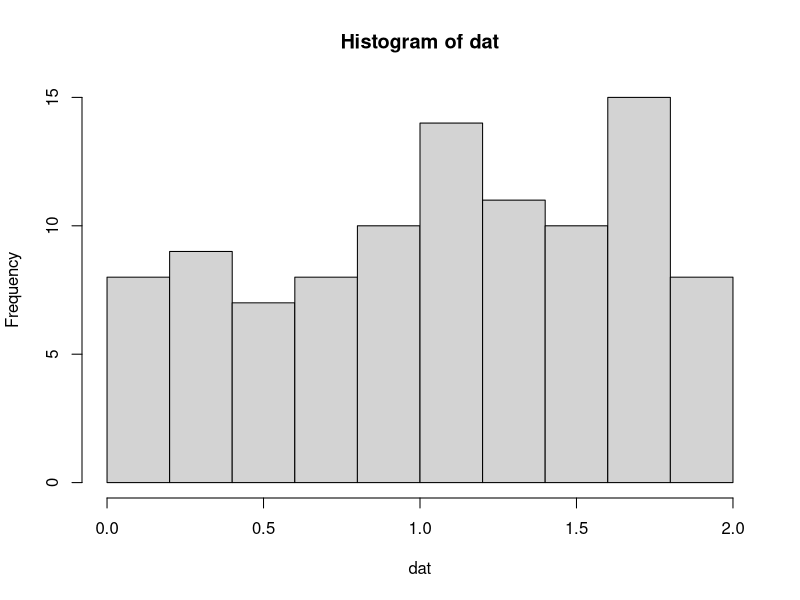
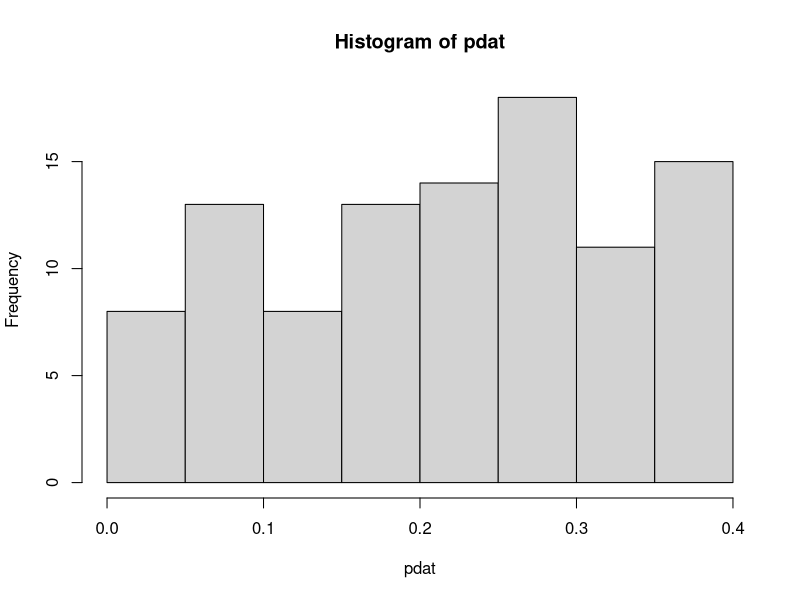
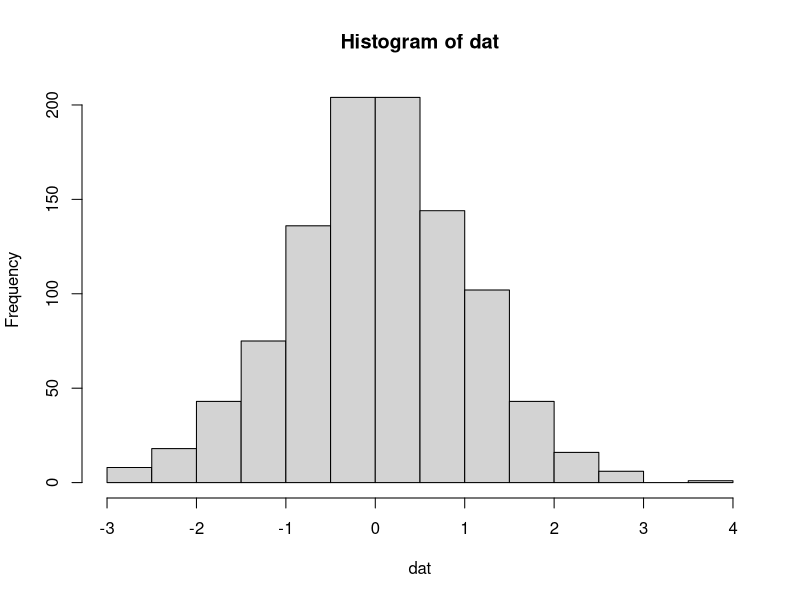
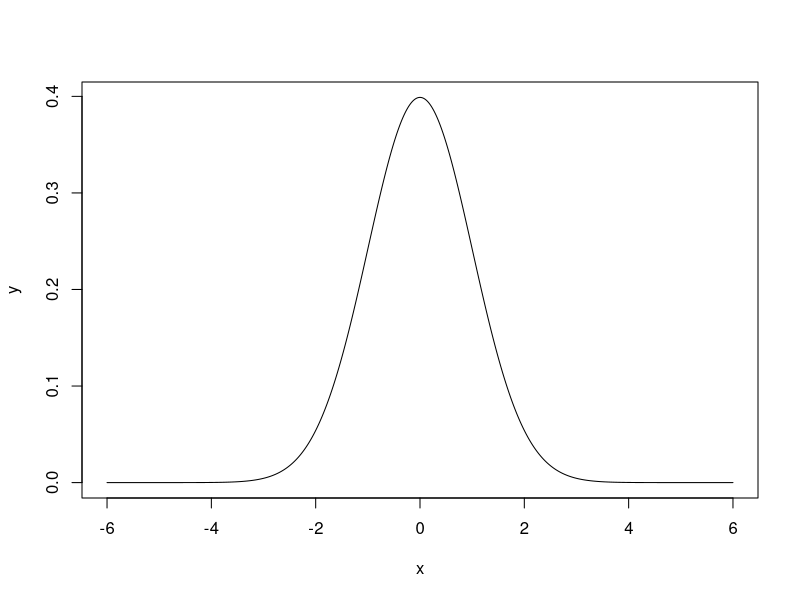
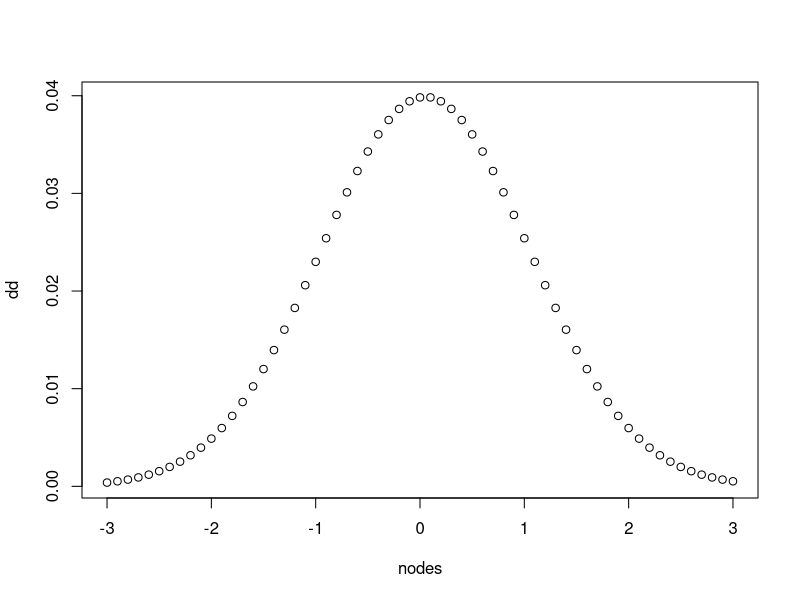
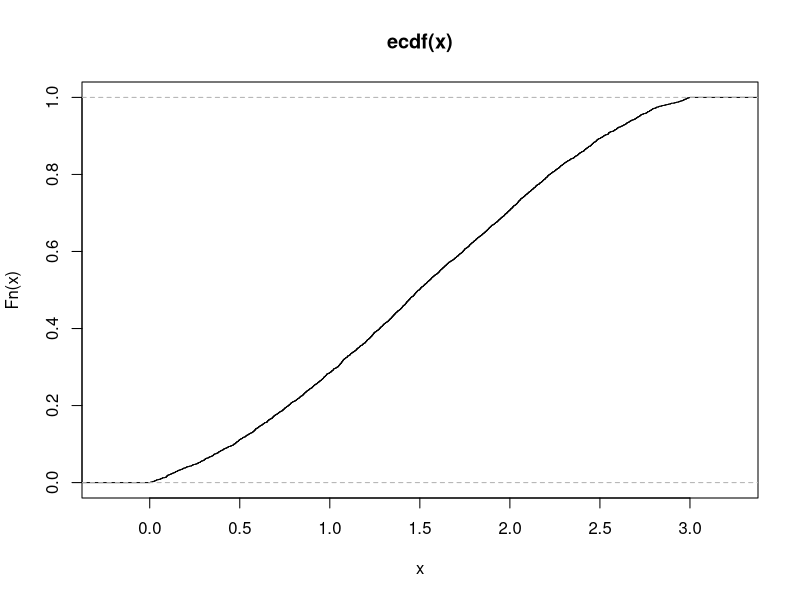
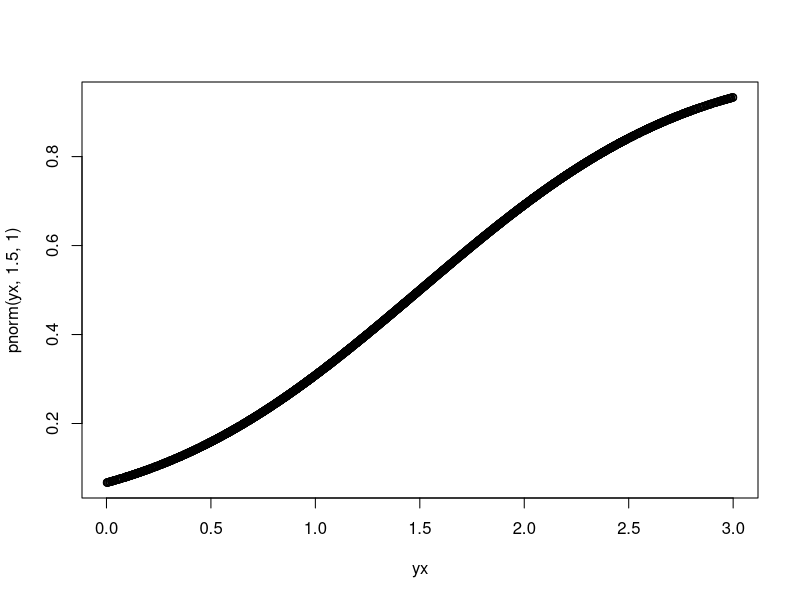
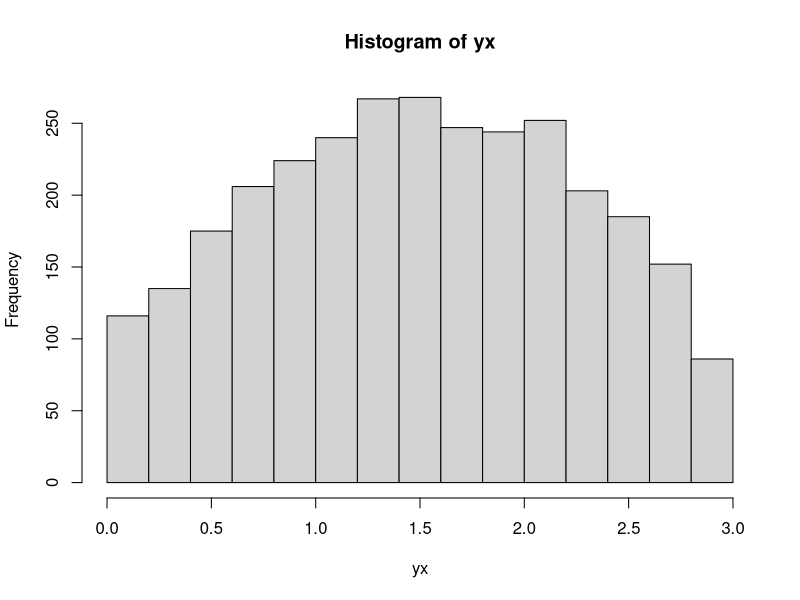

These figures' R source, in order:
## ---- chunk 1
knitr::opts_chunk$set(collapse = T, warning = FALSE, message = FALSE, tidy = T,comment='~#',prompt=TRUE)
## ---- chunk 2
## 模拟服从均匀分布的数据
dat <- runif(100,min = 0,max=2)
hist(dat)
## 累积分布函数，某数值x对应的累积分布概率，当lower.tail=T时，即P{X<=x}
pdat <- punif(dat, min=0,max=5,lower.tail = TRUE)
hist(pdat)
## qunif为punif的逆运算（反函数），即通过P{X<=x}获取其x
summary(qunif(pdat,min=0,max = 1)-dat)
## 如果我们换个分布，分位值将会变动
summary(qunif(pdat,min=0,max = 2)-dat)

## dunif为概率密度函数，返回给定x值的概率值
## 均匀分布的p是固定的= 1/(max-min)，因为无论抽取多少个数值，对于每个数值来说，他被抽取的概率只和最大值和最小值有关。
dunif(c(1,1,1.5),min=0,max = 2)
dunif(c(1,2,3),min=0,max = 3)

dunif(2,min=0,max = 2)
dunif(2,min=1,max = 2)

## ---- chunk 3
## 生成标准正态分布
dat <- rnorm(n=1000,mean = 0,sd=1)
hist(dat)
## 生成1000个连续数值
x <- seq(-6,6,length.out=1000)
## 这1000个数值在标准正态分布中的概率P值，d为density，为x出现的概率值
y <- dnorm(x,0,1)
## 可以看到0是概率最高的值
plot(x,y,type = 'l')

## pnorm,求取某数值x对应的累积分布概率值，当lower.tail=T时，即P{X<=x}
pnorm(0,0,1,lower.tail = TRUE)
pnorm(1,0,1,lower.tail = TRUE)
pnorm(2,0,1,lower.tail = TRUE)
pnorm(3,0,1,lower.tail = TRUE)

## 一般统计检验中针对某Z值进行的双尾检验，需将lower.tail=F，即P{X>=x}
## 当Z值为1.96时，对应的P值为：
pnorm(1.96,0,1,lower.tail = FALSE)*2

## qnorm为pnorm的逆运算，即通过P值获得在某正态分布中的x
qnorm(0.975,mean=0,sd=1,lower.tail = TRUE)
qnorm(0.975,mean=0,sd=1,lower.tail = FALSE)

## ---- chunk 4
nodes <- seq(-3,3,0.1)
dd <- c()
for (i in 1:61) {
 dd[i] <-  pnorm(nodes[i])-pnorm(nodes[i]-0.1)
}
sum(dd)

plot(x=nodes,y=dd)
## ---- chunk 5
dnorm(0) == 1/sqrt(2*pi)
dnorm(1) == exp(-1/2)/sqrt(2*pi)
dnorm(1) == 1/sqrt(2*pi*exp(1))

## ---- chunk 6
## 当我们需要从1w条数据中，按概率抽取某样本时，比如抽取一个偏态分布
# 首先生成一组连续值,这组数可为任意值
x <- seq(0,3,length.out=10000)
# 按某固定分布形态取在分布形态下，x中每个数值对应的密度概率值
# yy <- sn::dsn(x, xi=1, omega=1, alpha=-3)
yy <- dnorm(x,1.5,1) #也可以转为正态分布
# 将概率传入sample的prob进行抽样，这样就是从X中按yy分布，抽取的3000个样本
yx <- sample(x,3000,prob = yy) 
fn <- ecdf(yx)
# knots(fn)
plot.ecdf(yx) # ecdf
plot(x=yx,y=pnorm(yx,1.5,1)) #ecdf
hist(yx)
## ---- chunk 7
## Shapiro-Wilk normality test
x <-rnorm(1000)
shapiro.test(x)

x <- sn::rsn(1000,alpha=-7)
shapiro.test(x)

## w值越接近1，p值大于0.05说明越接近正态分布

## 偏度与峰度
# 偏态:数据分布的不对称性，称为偏态
# 偏度系数是描述分布偏离对称性程度的一个特征数。当分布左右对称时，偏度系数为0。当偏度系数大于0时，即重尾在右侧时，该分布为右偏。当偏度系数小于0时，即重尾在左侧时，该分布左偏。


# 峰态：数据分布的平峰或尖峰程度，称为峰态
# 正态分布的峰度为3。以一般而言，正态分布为参照，峰度可以描述分布形态的陡缓程度，若bk<3，则称分布具有不足的峰度，若bk>3，则称分布具有过度的峰度。若知道分布有可能在峰度上偏离正态分布时，可用峰度来检验分布的正态性。
skew<-sum((x-mean(x))^3/sd(x)^3)/length(x)
kurt<-sum((x-mean(x))^4/sd(x)^4)/length(x)

e1071::skewness(x) 
## ---- chunk 8
## One-sample Kolmogorov-Smirnov test
# 检验单一样本是不是服从某一预先假设的特定分布的方法。以样本数据的累计频数分布与特定理论分布比较，若两者间的差距很小，则推论该样本取自某特定分布族。
# 该检验原假设为H0:数据集符合正态分布，H1:样本所来自的总体分布不符合正态分布。令F0(x)表示预先假设的理论分布，Fn(x)表示随机样本的累计概率(频率)函数.

# 统计量D为: D=max|F0(x) - Fn(x)|

# D值越小，越接近0，表示样本数据越接近正态分布
# p值，如果p-value小于显著性水平α(0.05)，则拒绝H0
ks.test(x, "pnorm")

x <- rnorm(50)
y <- runif(30)
# Do x and y come from the same distribution?
ks.test(x, y)
## ---- chunk 9
# test if x is stochastically larger than x2
x2 <- rnorm(50, -1)
plot(ecdf(x), xlim = range(c(x, x2))) # x的累积分布函数曲线
plot(ecdf(x2), add = TRUE, lty = "dashed") # x2的累积分布函数曲线

t.test(x, x2, alternative = "g")
wilcox.test(x, x2, alternative = "g")
ks.test(x, x2, alternative = "l") # 原假设x的累积分布函数在x2之下

## ---- chunk 10
## 生成t分布
# rt(n,df,)
## ---- chunk 11
x <- rnorm(12)
Fn <- ecdf(x)
Fn(x) # 数值对应的累积概率值
## ---- chunk 12
tt <- seq(-2, 2, by = 0.1)
12 * Fn(tt) # Fn is a 'simple' function {with values k/12}
summary(Fn)
knots(Fn)
x

y <- round(rnorm(12), 1); y[3] <- y[1]
Fn12 <- ecdf(y)
Fn12
knots(Fn12) # unique values (always less than 12!)
summary(Fn12)
summary.stepfun(Fn12)
## ---- chunk 13
require(graphics)
y <- round(rnorm(12), 1); y[3] <- y[1]
Fn12 <- ecdf(y)
Fn12
op <- par(mfrow = c(3, 1), mgp = c(1.5, 0.8, 0), mar =  .1+c(3,3,2,1))

F10 <- ecdf(rnorm(10))
summary(F10)

plot(F10)
plot(F10, verticals = TRUE, do.points = FALSE)

plot(Fn12 , lwd = 2) ; mtext("lwd = 2", adj = 1)
xx <- unique(sort(c(seq(-3, 2, length = 201), knots(Fn12))))
lines(xx, Fn12(xx), col = "blue")
abline(v = knots(Fn12), lty = 2, col = "gray70")

plot(xx, Fn12(xx), type = "o", cex = .1)  #- plot.default {ugly}
plot(Fn12, col.hor = "red", add =  TRUE)  #- plot method
abline(v = knots(Fn12), lty = 2, col = "gray70")
## luxury plot
plot(Fn12, verticals = TRUE, col.points = "blue",
     col.hor = "red", col.vert = "bisque")

##-- this works too (automatic call to  ecdf(.)):
plot.ecdf(rnorm(24))
title("via  simple  plot.ecdf(x)", adj = 1)

par(op)
## ---- chunk 14
curve(sin, -2*pi, 2*pi, xname = "t")

## ---- chunk 15
curve(x^3 - 3*x, -2, 2)
curve(x^2 - 2, add = TRUE, col = "violet")
## ---- chunk 16
chippy <- function(x) sin(cos(x)*exp(-x/2))
curve(chippy, -8, 7, n = 2001)
plot (chippy, -8, -5)
